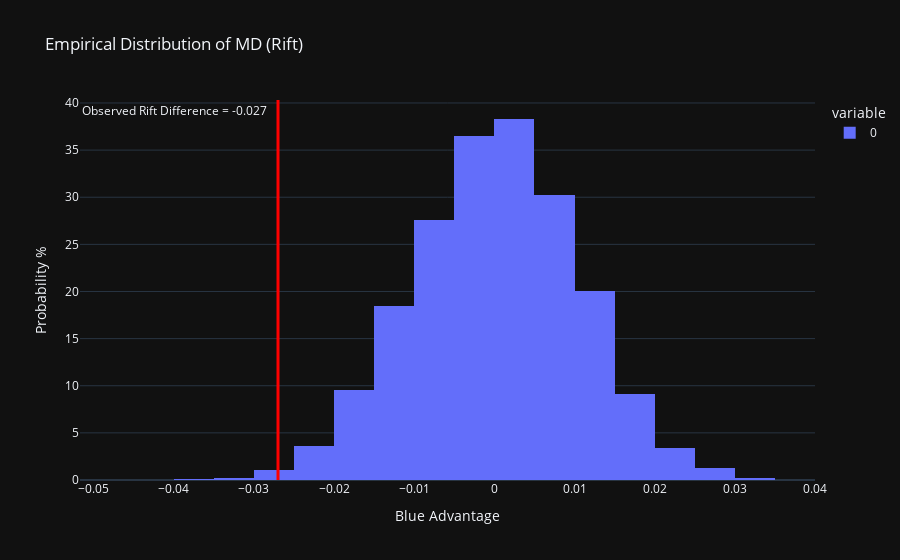

The code cell stored with this chart in its notebook:
### Code cell
fig = px.histogram(perms, title='Empirical Distribution of MD (Rift)', template='plotly_dark', nbins=20, labels={'value': 'Blue Advantage'})

# Density plot
fig.update_traces(histnorm='probability density')

# Change y-axis to show percentage
fig.update_yaxes(title='Probability %')
fig.update_layout(showlegend=False)

# Plot the observed difference as a vertical line
fig.add_vline(x=obs_rift_diff, line_width=3, line_color='red', annotation_text=f'Observed Rift Difference = {obs_rift_diff:.3f}   ', annotation_position='top left')
fig.write_html('assets/MD_rift_diff.html', include_plotlyjs='cdn')
fig.show()

### Figure 1 — Plotly figure (JSON) as saved in the notebook; plotly's stock layout.template omitted (floating-point values rounded to 4 significant figures; data arrays with more than 128 entries replaced by an {"elided": "..."} marker saying what was removed)
{"data": [{"alignmentgroup": "True", "bingroup": "x", "histnorm": "probability density", "hovertemplate": "variable=0<br>Blue Advantage=%{x}<br>count=%{y}<extra></extra>", "legendgroup": "0", "marker": {"color": "#636efa", "pattern": {"shape": ""}}, "name": "0", "nbinsx": 20, "offsetgroup": "0", "orientation": "v", "showlegend": true, "type": "histogram", "x": {"elided": "10000 float values"}, "xaxis": "x", "yaxis": "y"}], "layout": {"annotations": [{"showarrow": false, "text": "Observed Rift Difference = -0.027   ", "x": -0.027, "xanchor": "right", "xref": "x", "y": 1, "yanchor": "top", "yref": "y domain"}], "barmode": "relative", "legend": {"title": {"text": "variable"}, "tracegroupgap": 0}, "shapes": [{"line": {"color": "red", "width": 3}, "type": "line", "x0": -0.027, "x1": -0.027, "xref": "x", "y0": 0, "y1": 1, "yref": "y domain"}], "title": {"text": "Empirical Distribution of MD (Rift)"}, "xaxis": {"anchor": "y", "domain": [0, 1], "title": {"text": "Blue Advantage"}}, "yaxis": {"anchor": "x", "domain": [0, 1], "title": {"text": "Probability %"}}}}
